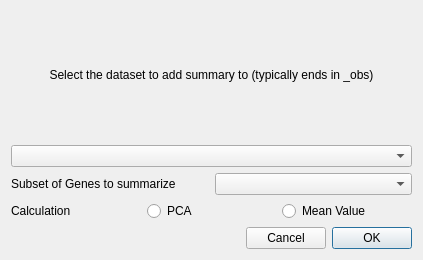
<?xml version="1.0" encoding="UTF-8"?>
<ui version="4.0">
 <class>PCASubset</class>
 <widget class="QDialog" name="PCASubset">
  <property name="geometry">
   <rect>
    <x>0</x>
    <y>0</y>
    <width>423</width>
    <height>260</height>
   </rect>
  </property>
  <property name="windowTitle">
   <string>Summarize Gene Subset</string>
  </property>
  <layout class="QGridLayout" name="gridLayout">
   <item row="0" column="0">
    <widget class="QLabel" name="label_5">
     <property name="text">
      <string>Select the dataset to add summary to (typically ends in _obs)</string>
     </property>
     <property name="alignment">
      <set>Qt::AlignCenter</set>
     </property>
    </widget>
   </item>
   <item row="1" column="0">
    <widget class="QComboBox" name="combosel_data">
     <property name="sizeAdjustPolicy">
      <enum>QComboBox::AdjustToMinimumContentsLength</enum>
     </property>
    </widget>
   </item>
   <item row="2" column="0">
    <layout class="QHBoxLayout" name="horizontalLayout_7">
     <item>
      <widget class="QLabel" name="label_8">
       <property name="text">
        <string>Subset of Genes to summarize</string>
       </property>
      </widget>
     </item>
     <item>
      <widget class="QComboBox" name="combosel_genesubset">
       <property name="sizeAdjustPolicy">
        <enum>QComboBox::AdjustToMinimumContentsLength</enum>
       </property>
      </widget>
     </item>
    </layout>
   </item>
   <item row="3" column="0">
    <layout class="QHBoxLayout" name="horizontalLayout_3">
     <item>
      <layout class="QHBoxLayout" name="horizontalLayout_2">
       <item>
        <widget class="QLabel" name="label">
         <property name="text">
          <string>Calculation</string>
         </property>
        </widget>
       </item>
      </layout>
     </item>
     <item>
      <widget class="QRadioButton" name="bool_do_pca">
       <property name="text">
        <string>PCA</string>
       </property>
      </widget>
     </item>
     <item>
      <widget class="QRadioButton" name="bool_do_means">
       <property name="text">
        <string>Mean Value</string>
       </property>
      </widget>
     </item>
    </layout>
   </item>
   <item row="4" column="0">
    <layout class="QHBoxLayout" name="horizontalLayout_6">
     <item>
      <spacer name="horizontalSpacer">
       <property name="orientation">
        <enum>Qt::Horizontal</enum>
       </property>
       <property name="sizeHint" stdset="0">
        <size>
         <width>40</width>
         <height>20</height>
        </size>
       </property>
      </spacer>
     </item>
     <item>
      <widget class="QPushButton" name="button_cancel">
       <property name="text">
        <string>Cancel</string>
       </property>
      </widget>
     </item>
     <item>
      <widget class="QPushButton" name="button_ok">
       <property name="text">
        <string>OK</string>
       </property>
       <property name="default">
        <bool>true</bool>
       </property>
      </widget>
     </item>
    </layout>
   </item>
  </layout>
 </widget>
 <resources/>
 <connections/>
</ui>
